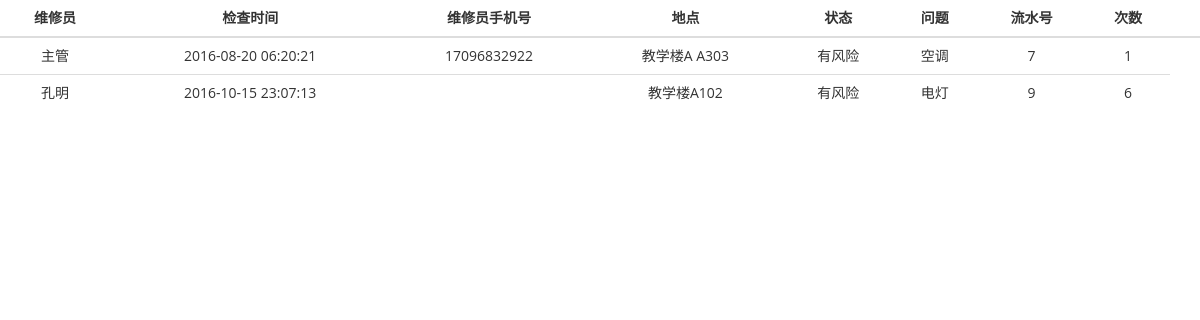
Screenshot of /Repair/repairsWeb/Manger/show_check_question.php with the database file from the repository.
### tables this page shows
CREATE TABLE `checkorder` (
  `id` int(11) NOT NULL AUTO_INCREMENT,
  `sockername` text,
  `sockerphone` text,
  `position` text,
  `time` datetime DEFAULT NULL,
  `question` text,
  `showdir` text,
  `hosty` int(11) DEFAULT '0',
  PRIMARY KEY (`id`)
);

### Repair/repairsWeb/Manger/show_check_question.php (the view, shortened to what this page needs)
<!DOCTYPE html PUBLIC "-//W3C//DTD XHTML 1.0 Transitional//EN" "http://www.w3.org/TR/xhtml1/DTD/xhtml1-transitional.dtd">
<html xmlns="http://www.w3.org/1999/xhtml">
<head>
<link rel="stylesheet" type="text/css" href="../lib/bootstrap/css/bootstrap.css">
<link rel="stylesheet" href="../lib/font-awesome/css/font-awesome.css">
<link rel="stylesheet" type="text/css" href="../stylesheets/theme.css">
</head>
<body>
<?php
    $result = mysql_query("select * from checkorder where hosty>=1");
echo "<table class='table'><thead><tr>";
		echo "
		<th>维修员</th>
		<th>检查时间</th>
		<th>维修员手机号</th>
		<th>地点</th>
		<th>状态</th>
		<th>问题</th>
		<th>流水号</th>
		<th>次数</th>
		";
		echo "<th style=' width='3.5em''></th></tr></thead>";
		echo "<tbody>";
  while ($row = mysql_fetch_array($result)) {
            echo "<tr>
			<td>".$row['sockername']."</td>
			<td>".$row['time']."</td>
			<td>".$row['sockerphone']."</td>
			<td>".$row['position']."</td>
			<td>".$row['showdir']."</td>
			<td>".$row['question']."</td>
			<td>".$row['id']."</td>
			<td>".$row['hosty']."</td>"
			;
            echo "</tr>";
        }
        echo "</tbody></table>";
?>
</body>
</html>

### Repair/repairsWeb/stylesheets/theme.css (style rules this page uses)
body { background: #fafafa; background-color:#FFF; background-position: initial initial; background-repeat: initial initial; margin: 0px; padding: 0px; }
body, h1, h2, h3, h4, h5, h6, p, a, .h1, .h2, .h3, .h4, .h5, .h6 { font-family: 'Open Sans', helvetica, arial, sans-serif; }

### rows the page displays
checkorder: sockername "主管", time "2016-08-20 06:20:21", sockerphone "17096832922", position "教学楼A A303", showdir "有风险", question "空调", id "7", hosty "1"
checkorder: sockername "孔明", time "2016-10-15 23:07:13", position "教学楼A102", showdir "有风险", question "电灯", id "9", hosty "6"
